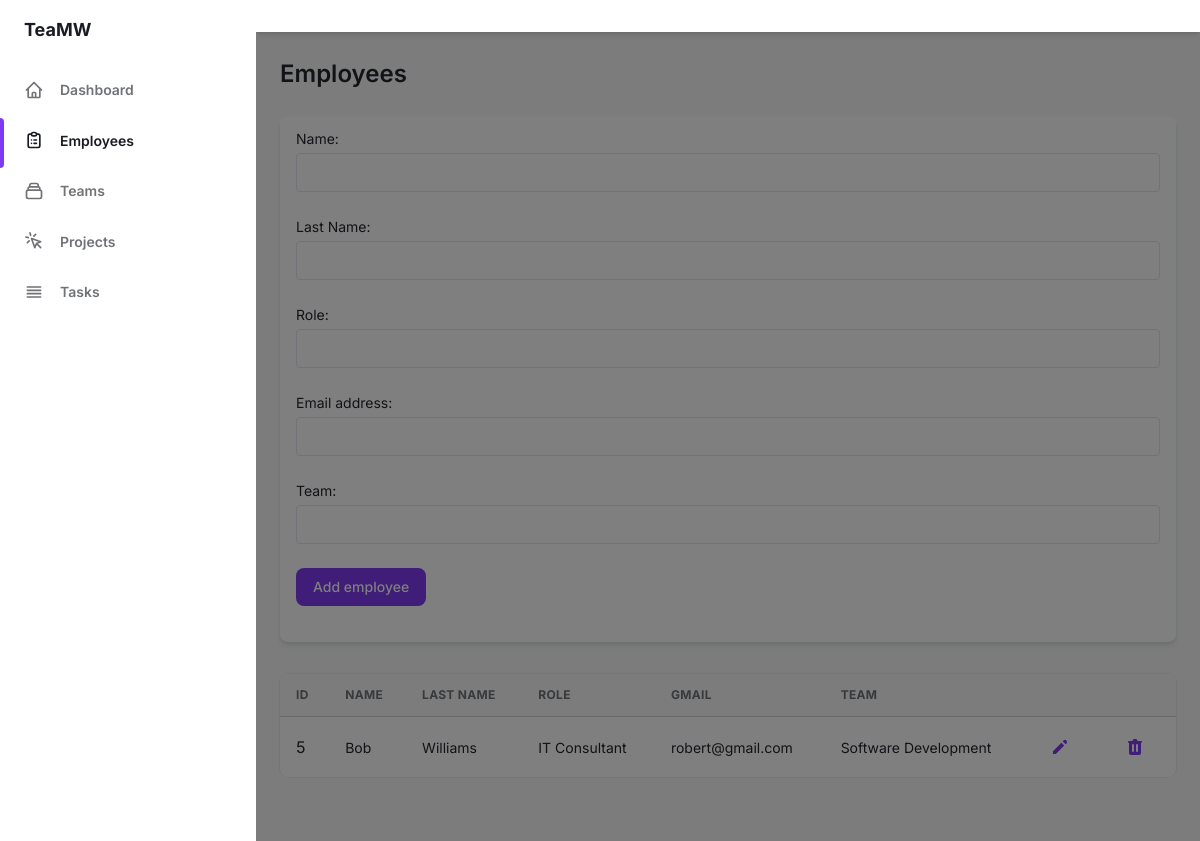
Page /employees.php on the committed database.
### tables this page shows
CREATE TABLE `employees` (
  `emp_id` int(11) NOT NULL,
  `emp_name` varchar(50) NOT NULL,
  `emp_last_name` varchar(50) NOT NULL,
  `role` varchar(100) NOT NULL,
  `gmail` varchar(50) NOT NULL,
  `team` varchar(200) NOT NULL
);

### employees.php (the view, shortened to what this page needs)
<?php
  $con = connection();
  $sql = "SELECT * FROM employees";
  $query = mysqli_query($con, $sql);
?>
<!DOCTYPE html>
<html :class="{ 'theme-dark': dark }" x-data="data()" lang="en">
  <head>
    <link rel="stylesheet" href="./assets/css/tailwind.output.css" />
  </head>
  <body>
    <div
      class="flex h-screen bg-gray-50 dark:bg-gray-900"
      :class="{ 'overflow-hidden': isSideMenuOpen}"
    >
      <aside
        class="z-20 hidden w-64 overflow-y-auto bg-white dark:bg-gray-800 md:block flex-shrink-0"
      >
        <div class="py-4 text-gray-500 dark:text-gray-400">
          <a
            class="ml-6 text-lg font-bold text-gray-800 dark:text-gray-200"
            href="#"
          >
            TeaMW
          </a>
          <ul class="mt-6">
            <li class="relative px-6 py-3">
              <a
                class="inline-flex items-center w-full text-sm font-semibold transition-colors duration-150 hover:text-gray-800 dark:hover:text-gray-200"
                href="index.php"
              >
                <svg
                  class="w-5 h-5"
                  aria-hidden="true"
                  fill="none"
                  stroke-linecap="round"
                  stroke-linejoin="round"
                  stroke-width="2"
                  viewBox="0 0 24 24"
                  stroke="currentColor"
                >
                  <path
                    d="M3 12l2-2m0 0l7-7 7 7M5 10v10a1 1 0 001 1h3m10-11l2 2m-2-2v10a1 1 0 01-1 1h-3m-6 0a1 1 0 001-1v-4a1 1 0 011-1h2a1 1 0 011 1v4a1 1 0 001 1m-6 0h6"
                  ></path>
                </svg>
                <span class="ml-4">Dashboard</span>
              </a>
            </li>
          </ul>
          <ul>
            <li class="relative px-6 py-3">
              <span
                class="absolute inset-y-0 left-0 w-1 bg-purple-600 rounded-tr-lg rounded-br-lg"
                aria-hidden="true"
              ></span>
              <a
                class="inline-flex items-center w-full text-sm font-semibold text-gray-800 transition-colors duration-150 hover:text-gray-800 dark:hover:text-gray-200 dark:text-gray-100"
                href="employees.php"
              >
                <span class="ml-4">Employees</span>
              </a>
            </li>
            <li class="relative px-6 py-3">
              <a
                class="inline-flex items-center w-full text-sm font-semibold transition-colors duration-150 hover:text-gray-800 dark:hover:text-gray-200"
                href="teams.php"
              >
                <span class="ml-4">Teams</span>
              </a>
            </li>
            <li class="relative px-6 py-3">
              <a
                class="inline-flex items-center w-full text-sm font-semibold transition-colors duration-150 hover:text-gray-800 dark:hover:text-gray-200"
                href="projects.php"
              >
                <svg
                  class="w-5 h-5"
                  aria-hidden="true"
                  fill="none"
                  stroke-linecap="round"
                  stroke-linejoin="round"
                  stroke-width="2"
                  viewBox="0 0 24 24"
                  stroke="currentColor"
                >
                  <path
                    d="M15 15l-2 5L9 9l11 4-5 2zm0 0l5 5M7.188 2.239l.777 2.897M5.136 7.965l-2.898-.777M13.95 4.05l-2.122 2.122m-5.657 5.656l-2.12 2.122"
                  ></path>
                </svg>
                <span class="ml-4">Projects</span>
              </a>
            </li>
            <li class="relative px-6 py-3">
              <a
                class="inline-flex items-center w-full text-sm font-semibold transition-colors duration-150 hover:text-gray-800 dark:hover:text-gray-200"
                href="tasks.php"
              >
                <svg
                  class="w-5 h-5"
                  aria-hidden="true"
                  fill="none"
                  stroke-linecap="round"
                  stroke-linejoin="round"
                  stroke-width="2"
                  viewBox="0 0 24 24"
                  stroke="currentColor"
                >
                  <path d="M4 6h16M4 10h16M4 14h16M4 18h16"></path>
                </svg>
                <span class="ml-4">Tasks</span>
              </a>
            </li>
        </div>
      </aside>
      <div
        x-show="isSideMenuOpen"
        x-transition:enter="transition ease-in-out duration-150"
        x-transition:enter-start="opacity-0"
        x-transition:enter-end="opacity-100"
        x-transition:leave="transition ease-in-out duration-150"
        x-transition:leave-start="opacity-100"
        x-transition:leave-end="opacity-0"
        class="fixed inset-0 z-10 flex items-end bg-black bg-opacity-50 sm:items-center sm:justify-center"
      ></div>
      <div class="flex flex-col flex-1">
      <header class="z-10 py-4 bg-white shadow-md dark:bg-gray-800">
        </header>
        <main class="h-full pb-16 overflow-y-auto">
          <div class="container px-6 mx-auto grid">
            <h2
              class="my-6 text-2xl font-semibold text-gray-700 dark:text-gray-200"
            >
              Employees
            </h2>
            <form action="insert_employee.php" method="POST">
              <div
                class="px-4 py-3 mb-8 bg-white rounded-lg shadow-md dark:bg-gray-800"
              >
                <label class="block text-sm">
                  <span class="text-gray-700 dark:text-gray-400">Name:</span>
                  <input
                    type="text"
                    name="name"
                    required
                    class="block w-full mt-1 text-sm dark:border-gray-600 dark:bg-gray-700 focus:border-purple-400 focus:outline-none focus:shadow-outline-purple dark:text-gray-300 dark:focus:shadow-outline-gray form-input"
                  />
                </label>
                <br>
                <label class="block text-sm">
                  <span class="text-gray-700 dark:text-gray-400">Last Name:</span>
                  <input
                    type="text"
                    name="lastName"
                    required
                    class="block w-full mt-1 text-sm dark:border-gray-600 dark:bg-gray-700 focus:border-purple-400 focus:outline-none focus:shadow-outline-purple dark:text-gray-300 dark:focus:shadow-outline-gray form-input"
                  />
                </label>
                <br>
                <label class="block text-sm">
                  <span class="text-gray-700 dark:text-gray-400">Role:</span>
                  <input
                    type="text"
                    name="role"
                    required
                    class="block w-full mt-1 text-sm dark:border-gray-600 dark:bg-gray-700 focus:border-purple-400 focus:outline-none focus:shadow-outline-purple dark:text-gray-300 dark:focus:shadow-outline-gray form-input"
                  />
                </label>
                <br>
                <label class="block text-sm">
                  <span class="text-gray-700 dark:text-gray-400">Email address:</span>
                  <input
                    type="email"
                    name="email"
                    required
                    class="block w-full mt-1 text-sm dark:border-gray-600 dark:bg-gray-700 focus:border-purple-400 focus:outline-none focus:shadow-outline-purple dark:text-gray-300 dark:focus:shadow-outline-gray form-input"
                  />
                </label>
                <br>
                <label class="block text-sm">
                  <span class="text-gray-700 dark:text-gray-400">Team:</span>
                  <input
                    type="text"
                    name="team"
                    required
                    class="block w-full mt-1 text-sm dark:border-gray-600 dark:bg-gray-700 focus:border-purple-400 focus:outline-none focus:shadow-outline-purple dark:text-gray-300 dark:focus:shadow-outline-gray form-input"
                  />
                </label>
                <br>
                <div>
                  <input
                    type="submit"
                    class="px-4 py-2 text-sm font-medium leading-5 text-white transition-colors duration-150 bg-purple-600 border border-transparent rounded-lg active:bg-purple-600 hover:bg-purple-700 focus:outline-none focus:shadow-outline-purple"
                    value="Add employee"
                    >
                </div>
                <br>
            </form>
            </div>
            <div class="w-full overflow-hidden rounded-lg shadow-xs">
              <div class="w-full overflow-x-auto">
                <table class="w-full whitespace-no-wrap">
                  <thead>
                    <tr class="text-xs font-semibold tracking-wide text-left text-gray-500 uppercase border-b dark:border-gray-700 bg-gray-50 dark:text-gray-400 dark:bg-gray-800">
                      <th class="px-4 py-3">id</th>
                      <th class="px-4 py-3">Name</th>
                      <th class="px-4 py-3">Last Name</th>
                      <th class="px-4 py-3">Role</th>
                      <th class="px-4 py-3">Gmail</th>
                      <th class="px-4 py-3">Team</th>
                      <th class="px-4 py-3"></th>
                      <th class="px-4 py-3"></th>
                    </tr>
                  </thead>
                  <tbody class="bg-white divide-y dark:divide-gray-700 dark:bg-gray-800">
                    <?php
                      while($row = mysqli_fetch_array($query)):
                    ?>
                    <tr class="text-gray-700 dark:text-gray-400">
                      <td class="px-4 py-3"> <?= $row['emp_id'] ?> </td>
                      <td class="px-4 py-3 text-sm"> <?= $row['emp_name'] ?> </td>
                      <td class="px-4 py-3 text-sm"> <?= $row['emp_last_name'] ?> </td>
                      <td class="px-4 py-3 text-sm"> <?= $row['role'] ?> </td>
                      <td class="px-4 py-3 text-sm"> <?= $row['gmail'] ?> </td>
                      <td class="px-4 py-3 text-sm"> <?= $row['team'] ?> </td>
                      <td class="px-4 py-3">
                        <div class="flex items-center space-x- text-sm">
                          <a href="update_employee.php?emp_id=<?= $row['emp_id'] ?>">
                            <button
                              class="flex items-center justify-between px-2 py-2 text-sm font-medium leading-5 text-purple-600 rounded-lg dark:text-gray-400 focus:outline-none focus:shadow-outline-gray"
                              aria-label="Edit"
                            >
                              <svg
                                class="w-5 h-5"
                                aria-hidden="true"
                                fill="currentColor"
                                viewBox="0 0 20 20"
                              >
                                <path
                                  d="M13.586 3.586a2 2 0 112.828 2.828l-.793.793-2.828-2.828.793-.793zM11.379 5.793L3 14.172V17h2.828l8.38-8.379-2.83-2.828z"
                                ></path>
                              </svg>
                            </button>
                          </a>
                        </div>
                      </td>
                      <td class="px-4 py-3">
                        <div class="flex items-center space-x- text-sm">
                          <a href="delete_employee.php?emp_id=<?= $row['emp_id'] ?>">
                            <button
                              class="flex items-center justify-between px-2 py-2 text-sm font-medium leading-5 text-purple-600 rounded-lg dark:text-gray-400 focus:outline-none focus:shadow-outline-gray"
                              aria-label="Delete"
                            >
                            </button>
                          </a>
                        </div>
                      </td>
                    </tr>
                    <?php endwhile; ?>
                  </tbody>
                </table>
              </div>
          </div>
        </main>
      </div>
    </div>
  </body>
</html>

### rows in the picture
employees: emp_id "5", emp_name "Bob", emp_last_name "Williams", role "IT Consultant", gmail "robert@gmail.com", team "Software Development"
